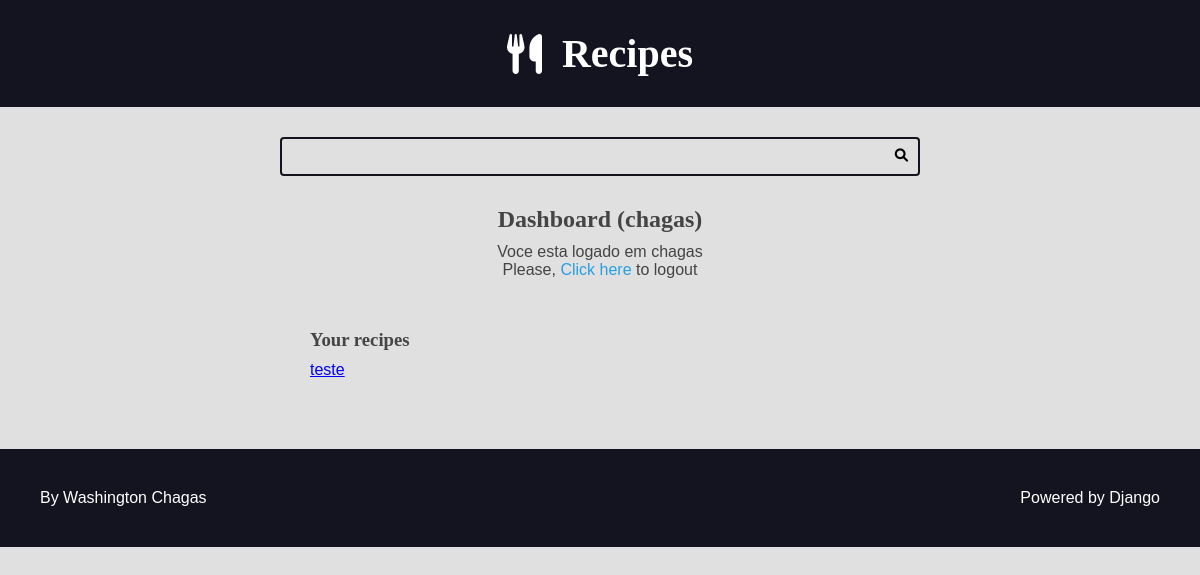
Before: /authors/dashboard/ (signed in) with the older database file.
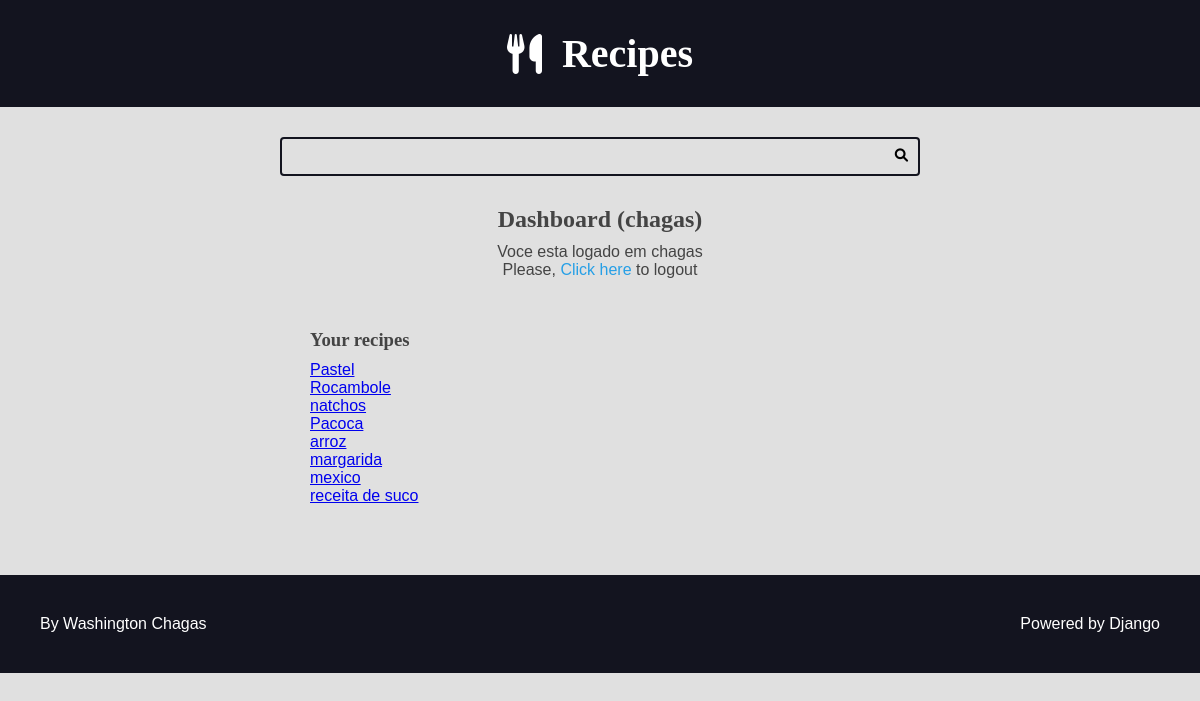
After: the same page with the newer database file.
### recipes/models.py (models this page shows, shortened)
class Recipe(models.Model):
    title = models.CharField(max_length=65)
    description = models.CharField(max_length=165)
    slug = models.SlugField(blank=True, unique=True)
    preparation_time = models.IntegerField()
    preparation_time_unit = models.CharField(max_length=65)
    servings = models.IntegerField()
    servings_unit = models.CharField(max_length=65)
    preparation_steps = models.TextField()
    preparation_steps_is_html = models.BooleanField(default=False)
    creat_at = models.DateTimeField(auto_now_add=True)
    update_at = models.DateTimeField(auto_now=True)
    is_publish = models.BooleanField(default=False)
    cover = models.ImageField(
        upload_to='recipes/covers/%Y/%m/%d/', blank=True, default='')
    category = models.ForeignKey(
        Category, on_delete=models.SET_NULL, null=True, blank=True,
        default=None)
    author = models.ForeignKey(
        User, on_delete=models.SET_NULL, null=True)

### authors/views.py (the view)
# urls.py: path('dashboard/', views.dashboard, name='dashboard'),
@login_required(login_url='authors:login', redirect_field_name='next')
def dashboard(request):
    recipes = Recipe.objects.filter(
        is_publish=False,
        author=request.user
    )
    return render(request, 'authors/pages/dashboard.html', context={
        'recipes': recipes,
    })

### authors/templates/authors/pages/dashboard.html (shortened to what this page needs)
{% extends 'global/base.html' %}
{% block conteudo %}
    <div class="main-content center container">
        <h2>Dashboard ({{user}}){{request.session.number}}</h2>
        {% include 'authors/partials/login_messages.html' %}
        <div class="author-dashboard-container">
            <h3>Your recipes</h3>
            <ul>
                {% for recipe in recipes %}
                    <li>
                        <a href="{% url 'authors:dashboard_recipe' recipe.id%}">{{recipe.title}}</a>
                    </li>
                    {% empty %}
                        <li>
                            <p>
                                You do not have recipes
                            </p>
                        </li>
                {% endfor %}
            </ul>
        </div>
    </div>
{% endblock conteudo %}

Changed rows visible on the page:
no longer on this page (row edited): Recipe: title "teste"
now on this page (row edited): Recipe: title "Pastel"
now on this page (row edited): Recipe: title "Rocambole"
now on this page (row edited): Recipe: title "natchos"
now on this page (row edited): Recipe: title "Pacoca"
now on this page (row edited): Recipe: title "arroz"
now on this page (row edited): Recipe: title "margarida"
now on this page (row edited): Recipe: title "mexico"
now on this page (row edited): Recipe: title "receita de suco"
